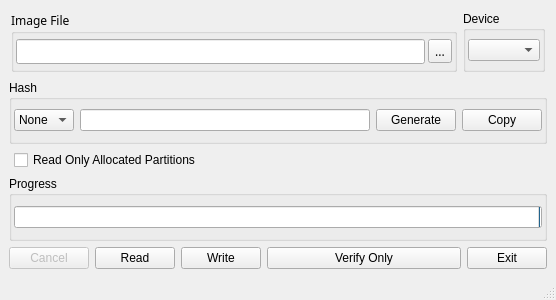
<?xml version="1.0" encoding="UTF-8"?>
<ui version="4.0">
 <class>MainWindow</class>
 <widget class="QMainWindow" name="MainWindow">
  <property name="geometry">
   <rect>
    <x>0</x>
    <y>0</y>
    <width>556</width>
    <height>300</height>
   </rect>
  </property>
  <property name="sizePolicy">
   <sizepolicy hsizetype="Fixed" vsizetype="Fixed">
    <horstretch>0</horstretch>
    <verstretch>0</verstretch>
   </sizepolicy>
  </property>
  <property name="minimumSize">
   <size>
    <width>425</width>
    <height>300</height>
   </size>
  </property>
  <property name="acceptDrops">
   <bool>true</bool>
  </property>
  <property name="windowTitle">
   <string>Win32 Disk Imager</string>
  </property>
  <property name="windowIcon">
   <iconset resource="gui_icons.qrc">
    <normaloff>:/images/images/Win32DiskImager.png</normaloff>:/images/images/Win32DiskImager.png</iconset>
  </property>
  <widget class="QWidget" name="centralwidget">
   <property name="styleSheet">
    <string notr="true">font: 75 9pt &quot;Century Gothic&quot;;</string>
   </property>
   <layout class="QVBoxLayout" name="verticalLayout_4">
    <item>
     <layout class="QHBoxLayout">
      <property name="leftMargin">
       <number>2</number>
      </property>
      <property name="topMargin">
       <number>2</number>
      </property>
      <property name="rightMargin">
       <number>2</number>
      </property>
      <property name="bottomMargin">
       <number>2</number>
      </property>
      <item>
       <widget class="QGroupBox" name="groupBox">
        <property name="font">
         <font>
          <family>Century Gothic</family>
          <pointsize>9</pointsize>
          <weight>9</weight>
          <italic>false</italic>
          <bold>false</bold>
         </font>
        </property>
        <property name="title">
         <string>Image File</string>
        </property>
        <layout class="QHBoxLayout">
         <property name="spacing">
          <number>3</number>
         </property>
         <property name="leftMargin">
          <number>2</number>
         </property>
         <property name="topMargin">
          <number>2</number>
         </property>
         <property name="rightMargin">
          <number>2</number>
         </property>
         <property name="bottomMargin">
          <number>2</number>
         </property>
         <item>
          <widget class="DroppableLineEdit" name="leFile"/>
         </item>
         <item>
          <widget class="QToolButton" name="tbBrowse">
           <property name="text">
            <string>...</string>
           </property>
           <property name="icon">
            <iconset resource="gui_icons.qrc">
             <normaloff>:/images/images/browse.png</normaloff>:/images/images/browse.png</iconset>
           </property>
          </widget>
         </item>
        </layout>
       </widget>
      </item>
      <item>
       <widget class="QGroupBox" name="groupBox_2">
        <property name="title">
         <string>Device</string>
        </property>
        <layout class="QHBoxLayout">
         <property name="spacing">
          <number>0</number>
         </property>
         <property name="leftMargin">
          <number>2</number>
         </property>
         <property name="topMargin">
          <number>2</number>
         </property>
         <property name="rightMargin">
          <number>2</number>
         </property>
         <property name="bottomMargin">
          <number>2</number>
         </property>
         <item>
          <widget class="QComboBox" name="cboxDevice">
           <property name="sizePolicy">
            <sizepolicy hsizetype="Preferred" vsizetype="Fixed">
             <horstretch>0</horstretch>
             <verstretch>0</verstretch>
            </sizepolicy>
           </property>
          </widget>
         </item>
        </layout>
       </widget>
      </item>
     </layout>
    </item>
    <item>
     <widget class="QGroupBox" name="hashGroup">
      <property name="title">
       <string>Hash</string>
      </property>
      <layout class="QGridLayout" name="gridLayout">
       <property name="leftMargin">
        <number>2</number>
       </property>
       <property name="rightMargin">
        <number>2</number>
       </property>
       <item row="0" column="0">
        <widget class="QComboBox" name="cboxHashType">
         <property name="sizePolicy">
          <sizepolicy hsizetype="Preferred" vsizetype="Preferred">
           <horstretch>0</horstretch>
           <verstretch>0</verstretch>
          </sizepolicy>
         </property>
         <property name="maximumSize">
          <size>
           <width>65</width>
           <height>16777215</height>
          </size>
         </property>
         <property name="toolTip">
          <string>Select hash type for verification</string>
         </property>
         <item>
          <property name="text">
           <string>None</string>
          </property>
         </item>
        </widget>
       </item>
       <item row="0" column="1">
        <widget class="QLineEdit" name="hashlineEdit">
         <property name="readOnly">
          <bool>true</bool>
         </property>
        </widget>
       </item>
       <item row="0" column="2">
        <widget class="QPushButton" name="bHashGen">
         <property name="sizePolicy">
          <sizepolicy hsizetype="Preferred" vsizetype="Preferred">
           <horstretch>0</horstretch>
           <verstretch>0</verstretch>
          </sizepolicy>
         </property>
         <property name="toolTip">
          <string>Generate selected hash on file</string>
         </property>
         <property name="styleSheet">
          <string notr="true">padding: 0em .5em 0em .5em;</string>
         </property>
         <property name="text">
          <string>Generate</string>
         </property>
        </widget>
       </item>
       <item row="0" column="3">
        <widget class="QPushButton" name="bHashCopy">
         <property name="sizePolicy">
          <sizepolicy hsizetype="Preferred" vsizetype="Preferred">
           <horstretch>0</horstretch>
           <verstretch>0</verstretch>
          </sizepolicy>
         </property>
         <property name="toolTip">
          <string>Copy hash to clipboard</string>
         </property>
         <property name="styleSheet">
          <string notr="true">padding: 0em .5em 0em .5em;</string>
         </property>
         <property name="text">
          <string>Copy</string>
         </property>
        </widget>
       </item>
      </layout>
     </widget>
    </item>
    <item>
     <layout class="QHBoxLayout">
      <property name="leftMargin">
       <number>5</number>
      </property>
      <item>
       <widget class="QCheckBox" name="partitionCheckBox">
        <property name="sizePolicy">
         <sizepolicy hsizetype="Fixed" vsizetype="Fixed">
          <horstretch>0</horstretch>
          <verstretch>0</verstretch>
         </sizepolicy>
        </property>
        <property name="text">
         <string>Read Only Allocated Partitions</string>
        </property>
       </widget>
      </item>
      <item>
       <spacer name="horizontalSpacer_4">
        <property name="orientation">
         <enum>Qt::Horizontal</enum>
        </property>
        <property name="sizeHint" stdset="0">
         <size>
          <width>40</width>
          <height>20</height>
         </size>
        </property>
       </spacer>
      </item>
     </layout>
    </item>
    <item>
     <widget class="QGroupBox" name="groupBox_5">
      <property name="title">
       <string>Progress</string>
      </property>
      <layout class="QHBoxLayout">
       <property name="spacing">
        <number>2</number>
       </property>
       <property name="leftMargin">
        <number>2</number>
       </property>
       <property name="topMargin">
        <number>2</number>
       </property>
       <property name="rightMargin">
        <number>2</number>
       </property>
       <property name="bottomMargin">
        <number>2</number>
       </property>
       <item>
        <widget class="QProgressBar" name="progressbar">
         <property name="value">
          <number>0</number>
         </property>
         <property name="alignment">
          <set>Qt::AlignCenter</set>
         </property>
         <property name="textVisible">
          <bool>true</bool>
         </property>
         <property name="orientation">
          <enum>Qt::Horizontal</enum>
         </property>
         <property name="invertedAppearance">
          <bool>true</bool>
         </property>
         <property name="format">
          <string>%p%</string>
         </property>
        </widget>
       </item>
      </layout>
     </widget>
    </item>
    <item>
     <layout class="QHBoxLayout">
      <item>
       <widget class="QPushButton" name="bCancel">
        <property name="enabled">
         <bool>false</bool>
        </property>
        <property name="sizePolicy">
         <sizepolicy hsizetype="Fixed" vsizetype="Fixed">
          <horstretch>0</horstretch>
          <verstretch>0</verstretch>
         </sizepolicy>
        </property>
        <property name="statusTip">
         <string>Cancel current process.</string>
        </property>
        <property name="text">
         <string>Cancel</string>
        </property>
       </widget>
      </item>
      <item>
       <widget class="QPushButton" name="bRead">
        <property name="sizePolicy">
         <sizepolicy hsizetype="Fixed" vsizetype="Fixed">
          <horstretch>0</horstretch>
          <verstretch>0</verstretch>
         </sizepolicy>
        </property>
        <property name="toolTip">
         <string/>
        </property>
        <property name="statusTip">
         <string>Read data from 'Device' to 'Image File'</string>
        </property>
        <property name="text">
         <string>Read</string>
        </property>
       </widget>
      </item>
      <item>
       <widget class="QPushButton" name="bWrite">
        <property name="sizePolicy">
         <sizepolicy hsizetype="Fixed" vsizetype="Fixed">
          <horstretch>0</horstretch>
          <verstretch>0</verstretch>
         </sizepolicy>
        </property>
        <property name="statusTip">
         <string>Write data from 'Image File' to 'Device'</string>
        </property>
        <property name="text">
         <string>Write</string>
        </property>
       </widget>
      </item>
      <item>
       <widget class="QPushButton" name="bVerify">
        <property name="toolTip">
         <string>Verify the image file with the selected drive</string>
        </property>
        <property name="text">
         <string>Verify Only</string>
        </property>
       </widget>
      </item>
      <item>
       <widget class="QPushButton" name="bExit">
        <property name="sizePolicy">
         <sizepolicy hsizetype="Fixed" vsizetype="Fixed">
          <horstretch>0</horstretch>
          <verstretch>0</verstretch>
         </sizepolicy>
        </property>
        <property name="statusTip">
         <string>Exit Win32 Disk Imager</string>
        </property>
        <property name="text">
         <string>Exit</string>
        </property>
       </widget>
      </item>
     </layout>
    </item>
   </layout>
  </widget>
  <widget class="QStatusBar" name="statusbar">
   <property name="styleSheet">
    <string notr="true">font: 9pt &quot;Cambria&quot;;</string>
   </property>
  </widget>
 </widget>
 <customwidgets>
  <customwidget>
   <class>DroppableLineEdit</class>
   <extends>QLineEdit</extends>
   <header>droppablelineedit.h</header>
  </customwidget>
 </customwidgets>
 <resources>
  <include location="gui_icons.qrc"/>
 </resources>
 <connections>
  <connection>
   <sender>bExit</sender>
   <signal>clicked()</signal>
   <receiver>MainWindow</receiver>
   <slot>close()</slot>
   <hints>
    <hint type="sourcelabel">
     <x>397</x>
     <y>267</y>
    </hint>
    <hint type="destinationlabel">
     <x>154</x>
     <y>68</y>
    </hint>
   </hints>
  </connection>
 </connections>
</ui>
